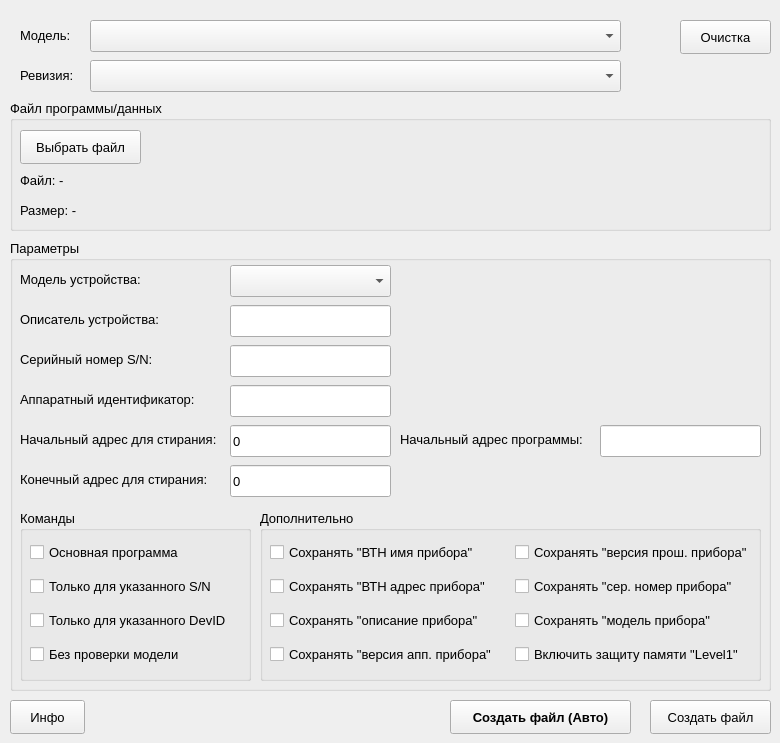
      <widget class="QWidget" name="UpdateFirmwareMenu">
       <attribute name="title">
        <string>Обновление прошивки</string>
       </attribute>
       <widget class="QComboBox" name="cmbUpdateRevision">
        <property name="geometry">
         <rect>
          <x>90</x>
          <y>60</y>
          <width>531</width>
          <height>32</height>
         </rect>
        </property>
        <property name="font">
         <font>
          <pointsize>10</pointsize>
         </font>
        </property>
        <property name="cursor">
         <cursorShape>ArrowCursor</cursorShape>
        </property>
       </widget>
       <widget class="QLabel" name="lblUpdateRevision">
        <property name="geometry">
         <rect>
          <x>20</x>
          <y>20</y>
          <width>61</width>
          <height>31</height>
         </rect>
        </property>
        <property name="font">
         <font>
          <pointsize>10</pointsize>
         </font>
        </property>
        <property name="text">
         <string>Модель:</string>
        </property>
       </widget>
       <widget class="QPushButton" name="btnClearUpdateRevision">
        <property name="geometry">
         <rect>
          <x>680</x>
          <y>20</y>
          <width>91</width>
          <height>34</height>
         </rect>
        </property>
        <property name="font">
         <font>
          <pointsize>10</pointsize>
         </font>
        </property>
        <property name="cursor">
         <cursorShape>PointingHandCursor</cursorShape>
        </property>
        <property name="text">
         <string>Очистка</string>
        </property>
       </widget>
       <widget class="QGroupBox" name="grpUpdateProgramDataFile">
        <property name="geometry">
         <rect>
          <x>10</x>
          <y>100</y>
          <width>761</width>
          <height>131</height>
         </rect>
        </property>
        <property name="font">
         <font>
          <pointsize>10</pointsize>
         </font>
        </property>
        <property name="title">
         <string>Файл программы/данных</string>
        </property>
        <widget class="QPushButton" name="btnChooseUpdateProgramDataFile">
         <property name="geometry">
          <rect>
           <x>10</x>
           <y>30</y>
           <width>121</width>
           <height>34</height>
          </rect>
         </property>
         <property name="font">
          <font>
           <pointsize>10</pointsize>
          </font>
         </property>
         <property name="cursor">
          <cursorShape>PointingHandCursor</cursorShape>
         </property>
         <property name="text">
          <string>Выбрать файл</string>
         </property>
        </widget>
        <widget class="QLabel" name="lblUpdateProgramDataFileSize">
         <property name="geometry">
          <rect>
           <x>10</x>
           <y>100</y>
           <width>721</width>
           <height>21</height>
          </rect>
         </property>
         <property name="font">
          <font>
           <pointsize>10</pointsize>
          </font>
         </property>
         <property name="text">
          <string>Размер: -</string>
         </property>
        </widget>
        <widget class="QLabel" name="lblUpdateProgramDataFileName">
         <property name="geometry">
          <rect>
           <x>10</x>
           <y>70</y>
           <width>721</width>
           <height>21</height>
          </rect>
         </property>
         <property name="font">
          <font>
           <pointsize>10</pointsize>
          </font>
         </property>
         <property name="text">
          <string>Файл: -</string>
         </property>
         <property name="wordWrap">
          <bool>true</bool>
         </property>
        </widget>
       </widget>
       <widget class="QGroupBox" name="grpUpdateParameters">
        <property name="geometry">
         <rect>
          <x>10</x>
          <y>240</y>
          <width>761</width>
          <height>451</height>
         </rect>
        </property>
        <property name="font">
         <font>
          <pointsize>10</pointsize>
         </font>
        </property>
        <property name="title">
         <string>Параметры</string>
        </property>
        <widget class="QComboBox" name="cmbDeviceModel">
         <property name="geometry">
          <rect>
           <x>220</x>
           <y>25</y>
           <width>161</width>
           <height>32</height>
          </rect>
         </property>
         <property name="font">
          <font>
           <pointsize>10</pointsize>
          </font>
         </property>
        </widget>
        <widget class="QLabel" name="lblDeviceModel">
         <property name="geometry">
          <rect>
           <x>10</x>
           <y>29</y>
           <width>201</width>
           <height>21</height>
          </rect>
         </property>
         <property name="font">
          <font>
           <pointsize>10</pointsize>
          </font>
         </property>
         <property name="text">
          <string>Модель устройства:</string>
         </property>
        </widget>
        <widget class="QLabel" name="lblDeviceDescriptor">
         <property name="geometry">
          <rect>
           <x>10</x>
           <y>69</y>
           <width>201</width>
           <height>21</height>
          </rect>
         </property>
         <property name="font">
          <font>
           <pointsize>10</pointsize>
          </font>
         </property>
         <property name="text">
          <string>Описатель устройства:</string>
         </property>
        </widget>
        <widget class="QLineEdit" name="editDeviceDescriptor">
         <property name="geometry">
          <rect>
           <x>220</x>
           <y>65</y>
           <width>161</width>
           <height>32</height>
          </rect>
         </property>
         <property name="font">
          <font>
           <pointsize>10</pointsize>
          </font>
         </property>
        </widget>
        <widget class="QLabel" name="lblSerialNumber">
         <property name="geometry">
          <rect>
           <x>10</x>
           <y>109</y>
           <width>201</width>
           <height>21</height>
          </rect>
         </property>
         <property name="font">
          <font>
           <pointsize>10</pointsize>
          </font>
         </property>
         <property name="text">
          <string>Серийный номер S/N:</string>
         </property>
        </widget>
        <widget class="QLineEdit" name="editSerialNumber">
         <property name="geometry">
          <rect>
           <x>220</x>
           <y>105</y>
           <width>161</width>
           <height>32</height>
          </rect>
         </property>
         <property name="font">
          <font>
           <pointsize>10</pointsize>
          </font>
         </property>
        </widget>
        <widget class="QLabel" name="lblHardwareId">
         <property name="geometry">
          <rect>
           <x>10</x>
           <y>149</y>
           <width>211</width>
           <height>21</height>
          </rect>
         </property>
         <property name="font">
          <font>
           <pointsize>10</pointsize>
          </font>
         </property>
         <property name="text">
          <string>Аппаратный идентификатор:</string>
         </property>
        </widget>
        <widget class="QLabel" name="lblEraseStartAddress">
         <property name="geometry">
          <rect>
           <x>10</x>
           <y>189</y>
           <width>211</width>
           <height>21</height>
          </rect>
         </property>
         <property name="font">
          <font>
           <pointsize>10</pointsize>
          </font>
         </property>
         <property name="text">
          <string>Начальный адрес для стирания:</string>
         </property>
        </widget>
        <widget class="QLabel" name="lblEraseEndAddress">
         <property name="geometry">
          <rect>
           <x>10</x>
           <y>229</y>
           <width>211</width>
           <height>21</height>
          </rect>
         </property>
         <property name="font">
          <font>
           <pointsize>10</pointsize>
          </font>
         </property>
         <property name="text">
          <string>Конечный адрес для стирания:</string>
         </property>
        </widget>
        <widget class="QLineEdit" name="editHardwareId">
         <property name="geometry">
          <rect>
           <x>220</x>
           <y>145</y>
           <width>161</width>
           <height>32</height>
          </rect>
         </property>
         <property name="font">
          <font>
           <pointsize>10</pointsize>
          </font>
         </property>
        </widget>
        <widget class="QLineEdit" name="editEraseStartAddress">
         <property name="geometry">
          <rect>
           <x>220</x>
           <y>185</y>
           <width>161</width>
           <height>32</height>
          </rect>
         </property>
         <property name="font">
          <font>
           <pointsize>10</pointsize>
          </font>
         </property>
         <property name="text">
          <string>0</string>
         </property>
        </widget>
        <widget class="QLineEdit" name="editEraseEndAddress">
         <property name="geometry">
          <rect>
           <x>220</x>
           <y>225</y>
           <width>161</width>
           <height>32</height>
          </rect>
         </property>
         <property name="font">
          <font>
           <pointsize>10</pointsize>
          </font>
         </property>
         <property name="text">
          <string>0</string>
         </property>
        </widget>
        <widget class="QLabel" name="lblProgramStartAddress">
         <property name="geometry">
          <rect>
           <x>390</x>
           <y>189</y>
           <width>201</width>
           <height>21</height>
          </rect>
         </property>
         <property name="font">
          <font>
           <pointsize>10</pointsize>
          </font>
         </property>
         <property name="text">
          <string>Начальный адрес программы:</string>
         </property>
        </widget>
        <widget class="QLineEdit" name="editProgramStartAddress">
         <property name="geometry">
          <rect>
           <x>590</x>
           <y>185</y>
           <width>161</width>
           <height>32</height>
          </rect>
         </property>
         <property name="font">
          <font>
           <pointsize>10</pointsize>
          </font>
         </property>
        </widget>
        <widget class="QGroupBox" name="grpCommands">
         <property name="geometry">
          <rect>
           <x>10</x>
           <y>270</y>
           <width>231</width>
           <height>171</height>
          </rect>
         </property>
         <property name="font">
          <font>
           <pointsize>10</pointsize>
          </font>
         </property>
         <property name="title">
          <string>Команды</string>
         </property>
         <widget class="QWidget" name="layoutWidget_2">
          <property name="geometry">
           <rect>
            <x>10</x>
            <y>25</y>
            <width>211</width>
            <height>141</height>
           </rect>
          </property>
          <layout class="QVBoxLayout" name="verticalLayout">
           <item>
            <widget class="QCheckBox" name="main_prog">
             <property name="font">
              <font>
               <pointsize>10</pointsize>
              </font>
             </property>
             <property name="text">
              <string>Основная программа</string>
             </property>
            </widget>
           </item>
           <item>
            <widget class="QCheckBox" name="OnlyForEnteredSN">
             <property name="font">
              <font>
               <pointsize>10</pointsize>
              </font>
             </property>
             <property name="text">
              <string>Только для указанного S/N</string>
             </property>
            </widget>
           </item>
           <item>
            <widget class="QCheckBox" name="OnlyForEnteredDevID">
             <property name="font">
              <font>
               <pointsize>10</pointsize>
              </font>
             </property>
             <property name="text">
              <string>Только для указанного DevID</string>
             </property>
            </widget>
           </item>
           <item>
            <widget class="QCheckBox" name="NoCheckModel">
             <property name="font">
              <font>
               <pointsize>10</pointsize>
              </font>
             </property>
             <property name="text">
              <string>Без проверки модели</string>
             </property>
            </widget>
           </item>
          </layout>
         </widget>
        </widget>
        <widget class="QGroupBox" name="grpAdditionalOptions">
         <property name="geometry">
          <rect>
           <x>250</x>
           <y>270</y>
           <width>501</width>
           <height>171</height>
          </rect>
         </property>
         <property name="font">
          <font>
           <pointsize>10</pointsize>
          </font>
         </property>
         <property name="title">
          <string>Дополнительно</string>
         </property>
         <widget class="QWidget" name="layoutWidget_3">
          <property name="geometry">
           <rect>
            <x>10</x>
            <y>25</y>
            <width>483</width>
            <height>141</height>
           </rect>
          </property>
          <layout class="QGridLayout" name="gridLayout_2">
           <item row="0" column="0">
            <widget class="QCheckBox" name="SaveBthName">
             <property name="font">
              <font>
               <pointsize>10</pointsize>
              </font>
             </property>
             <property name="text">
              <string>Сохранять &quot;ВТН имя прибора&quot;</string>
             </property>
            </widget>
           </item>
           <item row="0" column="1">
            <widget class="QCheckBox" name="SaveSwVerr">
             <property name="font">
              <font>
               <pointsize>10</pointsize>
              </font>
             </property>
             <property name="text">
              <string>Сохранять &quot;версия прош. прибора&quot;</string>
             </property>
            </widget>
           </item>
           <item row="1" column="0">
            <widget class="QCheckBox" name="SaveBthAddr">
             <property name="font">
              <font>
               <pointsize>10</pointsize>
              </font>
             </property>
             <property name="text">
              <string>Сохранять &quot;ВТН адрес прибора&quot;</string>
             </property>
            </widget>
           </item>
           <item row="1" column="1">
            <widget class="QCheckBox" name="SaveDevSerial">
             <property name="font">
              <font>
               <pointsize>10</pointsize>
              </font>
             </property>
             <property name="text">
              <string>Сохранять &quot;сер. номер прибора&quot;</string>
             </property>
            </widget>
           </item>
           <item row="2" column="0">
            <widget class="QCheckBox" name="SaveDevDesc">
             <property name="font">
              <font>
               <pointsize>10</pointsize>
              </font>
             </property>
             <property name="text">
              <string>Сохранять &quot;описание прибора&quot;</string>
             </property>
            </widget>
           </item>
           <item row="2" column="1">
            <widget class="QCheckBox" name="SaveDevModel">
             <property name="font">
              <font>
               <pointsize>10</pointsize>
              </font>
             </property>
             <property name="text">
              <string>Сохранять &quot;модель прибора&quot;</string>
             </property>
            </widget>
           </item>
           <item row="3" column="0">
            <widget class="QCheckBox" name="SaveHwVerr">
             <property name="font">
              <font>
               <pointsize>10</pointsize>
              </font>
             </property>
             <property name="text">
              <string>Сохранять &quot;версия апп. прибора&quot;</string>
             </property>
            </widget>
           </item>
           <item row="3" column="1">
            <widget class="QCheckBox" name="Lvl1MemProtection">
             <property name="font">
              <font>
               <pointsize>10</pointsize>
              </font>
             </property>
             <property name="text">
              <string>Включить защиту памяти &quot;Level1&quot;</string>
             </property>
            </widget>
           </item>
          </layout>
         </widget>
        </widget>
       </widget>
       <widget class="QPushButton" name="btnUpdateShowInfo">
        <property name="geometry">
         <rect>
          <x>10</x>
          <y>700</y>
          <width>75</width>
          <height>34</height>
         </rect>
        </property>
        <property name="font">
         <font>
          <pointsize>10</pointsize>
         </font>
        </property>
        <property name="cursor">
         <cursorShape>PointingHandCursor</cursorShape>
        </property>
        <property name="text">
         <string>Инфо</string>
        </property>
       </widget>
       <widget class="QPushButton" name="btnUpdateCreateFileAuto">
        <property name="geometry">
         <rect>
          <x>450</x>
          <y>700</y>
          <width>181</width>
          <height>34</height>
         </rect>
        </property>
        <property name="font">
         <font>
          <pointsize>10</pointsize>
          <bold>true</bold>
         </font>
        </property>
        <property name="cursor">
         <cursorShape>PointingHandCursor</cursorShape>
        </property>
        <property name="text">
         <string>Создать файл (Авто)</string>
        </property>
       </widget>
       <widget class="QPushButton" name="btnUpdateCreateFileManual">
        <property name="geometry">
         <rect>
          <x>650</x>
          <y>700</y>
          <width>121</width>
          <height>34</height>
         </rect>
        </property>
        <property name="font">
         <font>
          <pointsize>10</pointsize>
          <bold>false</bold>
         </font>
        </property>
        <property name="cursor">
         <cursorShape>PointingHandCursor</cursorShape>
        </property>
        <property name="text">
         <string>Создать файл</string>
        </property>
       </widget>
       <widget class="QLabel" name="lblUpdateRevision_2">
        <property name="geometry">
         <rect>
          <x>20</x>
          <y>60</y>
          <width>61</width>
          <height>31</height>
         </rect>
        </property>
        <property name="font">
         <font>
          <pointsize>10</pointsize>
         </font>
        </property>
        <property name="text">
         <string>Ревизия:</string>
        </property>
       </widget>
       <widget class="QComboBox" name="cmbUpdateDevModel">
        <property name="geometry">
         <rect>
          <x>90</x>
          <y>20</y>
          <width>531</width>
          <height>32</height>
         </rect>
        </property>
        <property name="font">
         <font>
          <pointsize>10</pointsize>
         </font>
        </property>
        <property name="cursor">
         <cursorShape>ArrowCursor</cursorShape>
        </property>
       </widget>
      </widget>
